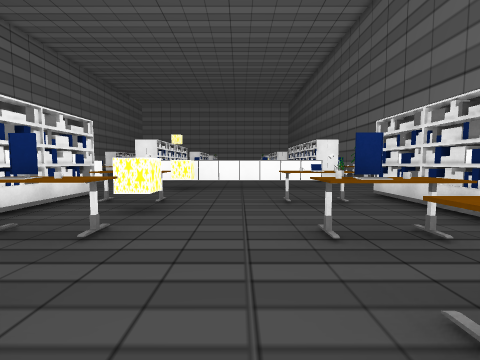
View 1 (above)

22 first-person views from a walk through a Unity game level. The camera is 1.4 m above the floor, tilts 4° down and sees 90° across. The floor is counted in squares, 2 m on a side. Each view is taken from the middle of a square. On the plan, view 1 faces up. The plan holds only what a view shows up to about 9 squares ahead; the rest is blank. The place goes on beyond the plan. The player character is not drawn. Some animated figures are not drawn.

View 2
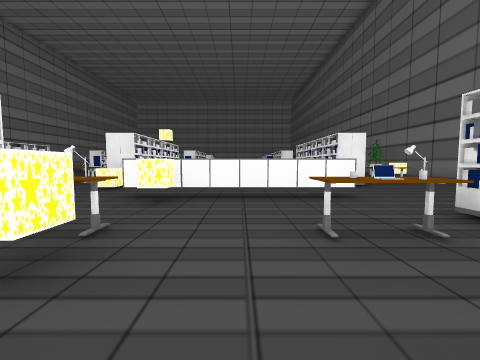

View 3
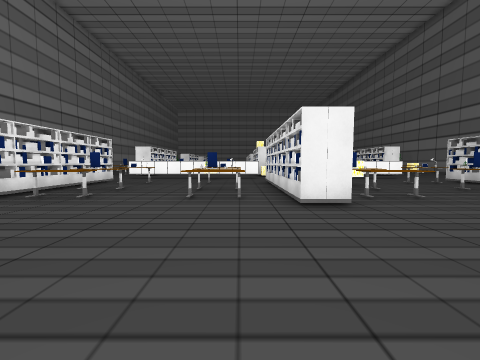

View 4
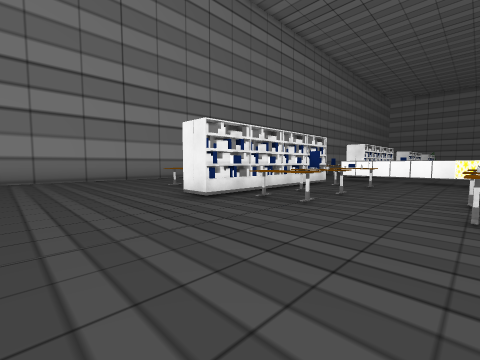

View 5
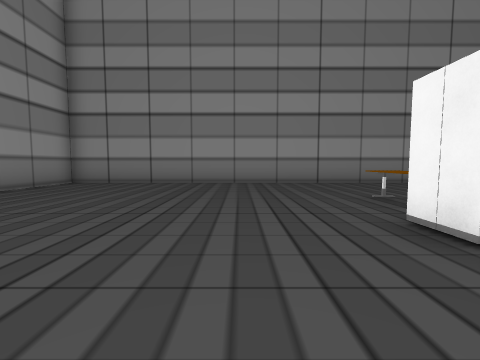

View 6
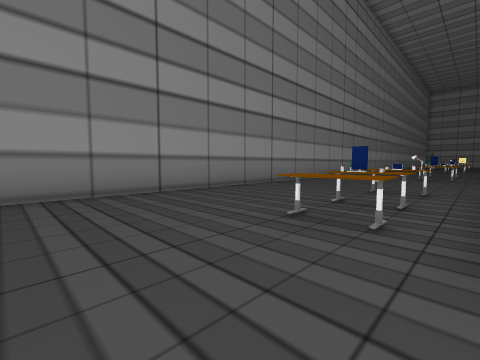

View 7
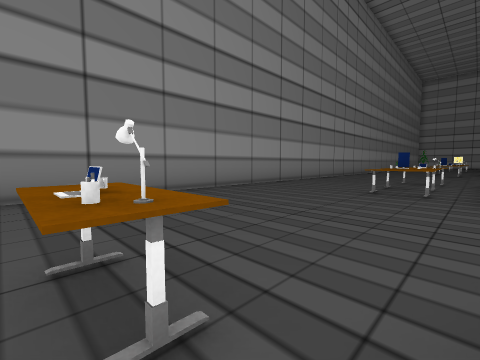

View 8
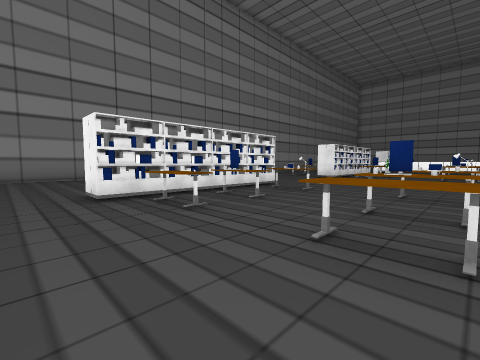

View 9
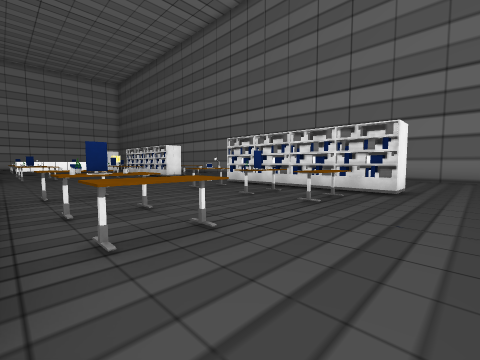

View 10
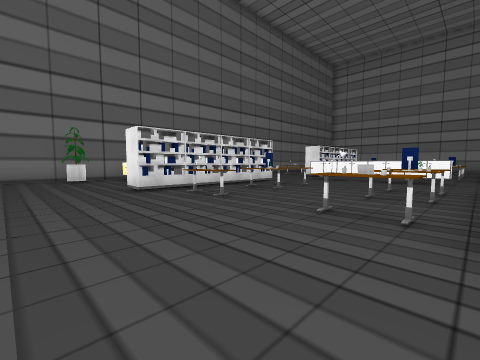

View 11
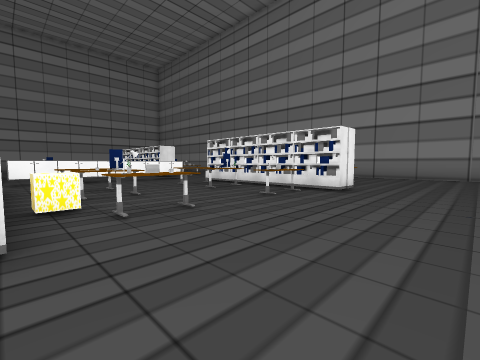

View 12
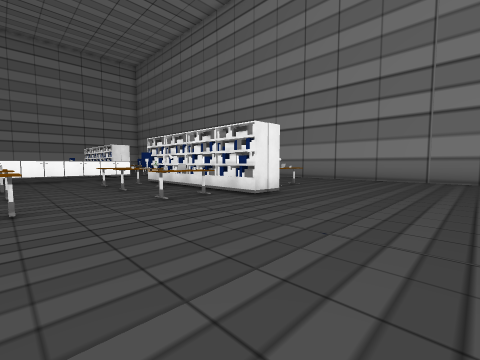

View 13
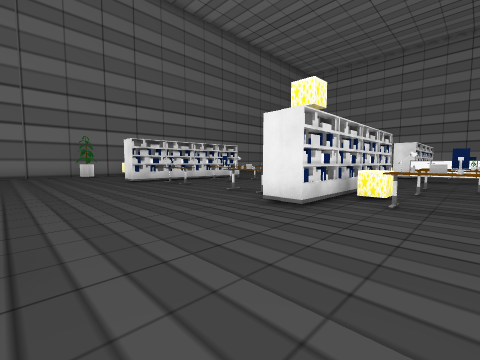

View 14
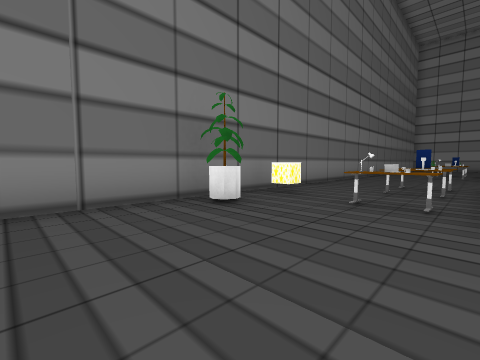

View 15
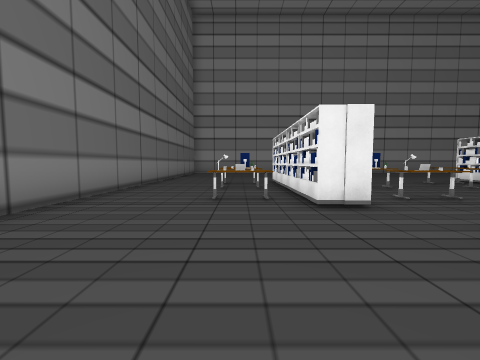

View 16
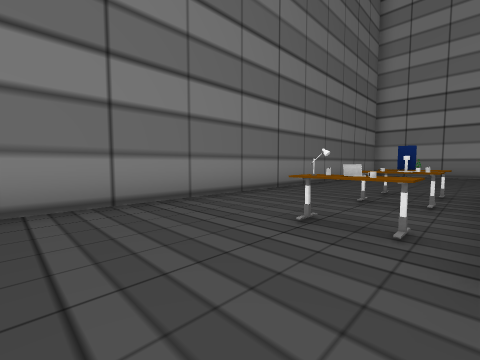

View 17
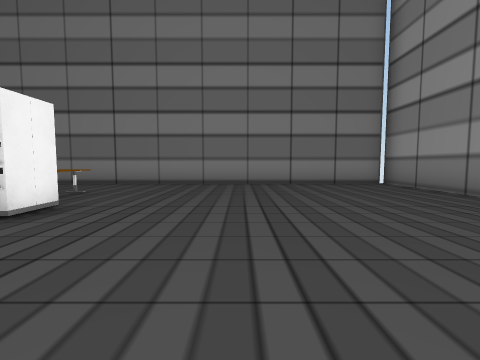

View 18
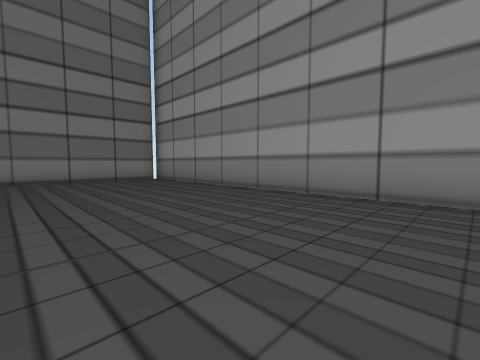

View 19
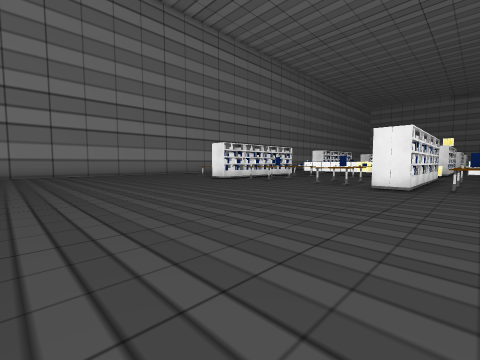

View 20
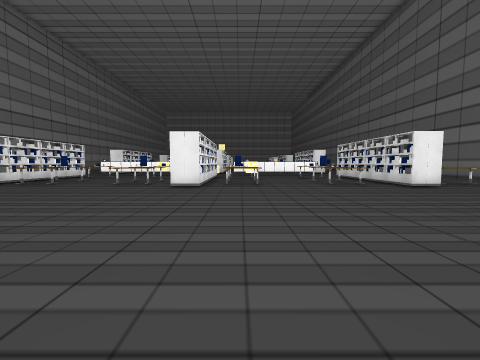

View 21
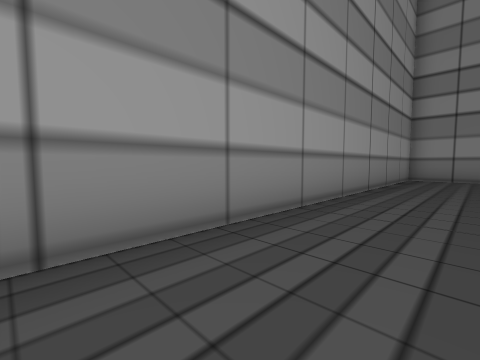

View 22
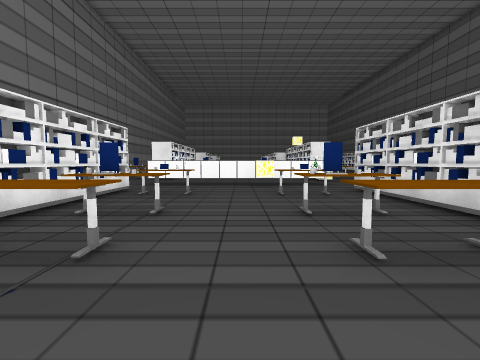

### Floor plan
Points are (right, up) in squares from view 1. A wall is a line through its corners. A room is listed if a view was taken in it or the views show most of it. See-through windows are left out.
Room 1 (views 1, 2, 3, 4, 5, 6, 7, 8, 9, 10, 11, 12, 13, 14, 15, 16, 17, 18, 19, 20, 21, 22)
walls: (-16.6, 11.2) (-16.6, -8) (-4.9, -8); (-2.1, -8) (8.2, -8) (8.2, 18.1); (-16.6, 18.1) (-16.6, 15.8)
objects: table (-13, 2) to (-12, 2); table (-13, 4) to (-12, 4); table (-13, 12) to (-12, 12); table (-13, 14) to (-12, 14); table (-12, 1); table (-12, 10); shelf (-11, 1); shelf (-11, 10); shelf (-11, 14); shelf (-10, 1); shelf (-10, 2); shelf (-10, 3); shelf (-10, 5); cabinet (-10, 7); shelf (-10, 10); shelf (-10, 11); shelf (-10, 13); shelf (-10, 14); table (-9, 1) to (-8, 1); table (-9, 2) to (-8, 2); table (-9, 4) to (-8, 4); cabinet (-9, 7); table (-9, 10) to (-8, 10); table (-9, 12) to (-8, 12); table (-9, 14) to (-8, 14); cabinet (-8, 7) to (-7, 7); table (-6, 1) to (-5, 1); table (-6, 2) to (-5, 2); table (-6, 4) to (-5, 4); other object (-6, 6); cabinet (-6, 7); table (-6, 10) to (-5, 10); table (-6, 12) to (-5, 12); table (-6, 14) to (-5, 14); cabinet (-5, 7); other object (-5, 13); shelf (-4, 0) to (-4, 1); shelf (-4, 2); shelf (-4, 3); shelf (-4, 4) to (-4, 5); shelf (-4, 9) to (-4, 10); shelf (-4, 11); shelf (-4, 12) to (-4, 13); shelf (-4, 14); shelf (-3, 1); shelf (-3, 2); shelf (-3, 3); table (-3, 4); shelf (-3, 5); shelf (-3, 10); other object (-3, 11); shelf (-3, 14); table (-2, 1); table (-2, 2); other object (-2, 4); other object (-2, 6); cabinet (-2, 7); table (-2, 10); table (-2, 12); table (-2, 14); cabinet (-1, 7); cabinet (0, 7); table (1, 1) to (2, 1); table (1, 2) to (2, 2); table (1, 4) to (2, 4); cabinet (1, 7) to (2, 7); table (1, 10) to (2, 10); table (1, 12) to (2, 12); table (1, 14) to (2, 14); shelf (3, 1); shelf (3, 2); shelf (3, 3); shelf (3, 5); shelf (3, 10); shelf (3, 11); shelf (3, 13); shelf (3, 14); shelf (4, 1); shelf (4, 2); shelf (4, 3); shelf (4, 5); shelf (4, 10); shelf (4, 14); table (5, 1); table (5, 2); table (5, 4); other object (5, 10); table (5, 12); table (5, 14); other object (7, 13); other object (7, 15)

Where each view was taken, in squares from view 1:
view 1: 0 up, 0 right, facing up
view 2: 2 up, 0 right, facing up
view 3: 4 down, 5 left, facing up
view 4: 3 down, 6 left, facing up-left
view 5: 2 down, 8 left, facing left
view 6: 2 down, 11 left, facing up-left
view 7: 4 up, 11 left, facing up-left
view 8: 8 up, 5 left, facing up-left
view 9: 8 up, 3 left, facing up-right
view 10: 17 up, 3 left, facing down-right
view 11: 17 up, 4 left, facing down-left
view 12: 18 up, 6 left, facing down-left
view 13: 18 up, 6 left, facing down-right
view 14: 18 up, 4 right, facing down-right
view 15: 9 up, 5 right, facing down
view 16: 7 up, 4 right, facing down-right
view 17: 3 down, 0 right, facing right
view 18: 3 down, 2 left, facing down-right
view 19: 7 down, 2 left, facing up-left
view 20: 7 down, 2 left, facing up
view 21: 6 down, 5 left, facing down-left
view 22: 1 down, 7 left, facing up
